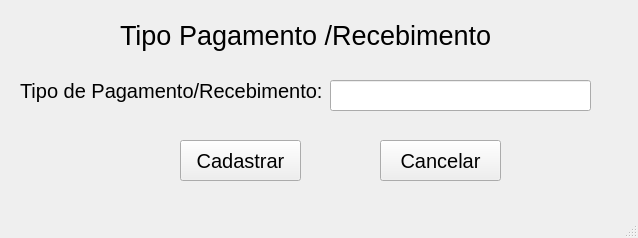
<?xml version="1.0" encoding="UTF-8"?>
<ui version="4.0">
 <class>MainWindow</class>
 <widget class="QMainWindow" name="MainWindow">
  <property name="geometry">
   <rect>
    <x>0</x>
    <y>0</y>
    <width>638</width>
    <height>238</height>
   </rect>
  </property>
  <property name="windowTitle">
   <string>MainWindow</string>
  </property>
  <widget class="QWidget" name="centralwidget">
   <widget class="QLabel" name="txtForma_pagamento">
    <property name="geometry">
     <rect>
      <x>20</x>
      <y>70</y>
      <width>311</width>
      <height>41</height>
     </rect>
    </property>
    <property name="font">
     <font>
      <pointsize>15</pointsize>
     </font>
    </property>
    <property name="text">
     <string>Tipo de Pagamento/Recebimento:</string>
    </property>
   </widget>
   <widget class="QLineEdit" name="edtTipo_pagamento">
    <property name="geometry">
     <rect>
      <x>330</x>
      <y>80</y>
      <width>261</width>
      <height>31</height>
     </rect>
    </property>
   </widget>
   <widget class="QLabel" name="txtTipo_pagamento">
    <property name="geometry">
     <rect>
      <x>120</x>
      <y>10</y>
      <width>401</width>
      <height>51</height>
     </rect>
    </property>
    <property name="font">
     <font>
      <pointsize>20</pointsize>
     </font>
    </property>
    <property name="text">
     <string>Tipo Pagamento /Recebimento</string>
    </property>
   </widget>
   <widget class="QPushButton" name="btnCancelar">
    <property name="geometry">
     <rect>
      <x>380</x>
      <y>140</y>
      <width>121</width>
      <height>41</height>
     </rect>
    </property>
    <property name="font">
     <font>
      <pointsize>15</pointsize>
     </font>
    </property>
    <property name="text">
     <string>Cancelar</string>
    </property>
   </widget>
   <widget class="QPushButton" name="btnCadastrar">
    <property name="geometry">
     <rect>
      <x>180</x>
      <y>140</y>
      <width>121</width>
      <height>41</height>
     </rect>
    </property>
    <property name="font">
     <font>
      <pointsize>15</pointsize>
     </font>
    </property>
    <property name="text">
     <string>Cadastrar</string>
    </property>
   </widget>
  </widget>
  <widget class="QMenuBar" name="menubar">
   <property name="geometry">
    <rect>
     <x>0</x>
     <y>0</y>
     <width>638</width>
     <height>21</height>
    </rect>
   </property>
  </widget>
  <widget class="QStatusBar" name="statusbar"/>
 </widget>
 <resources/>
 <connections/>
</ui>
